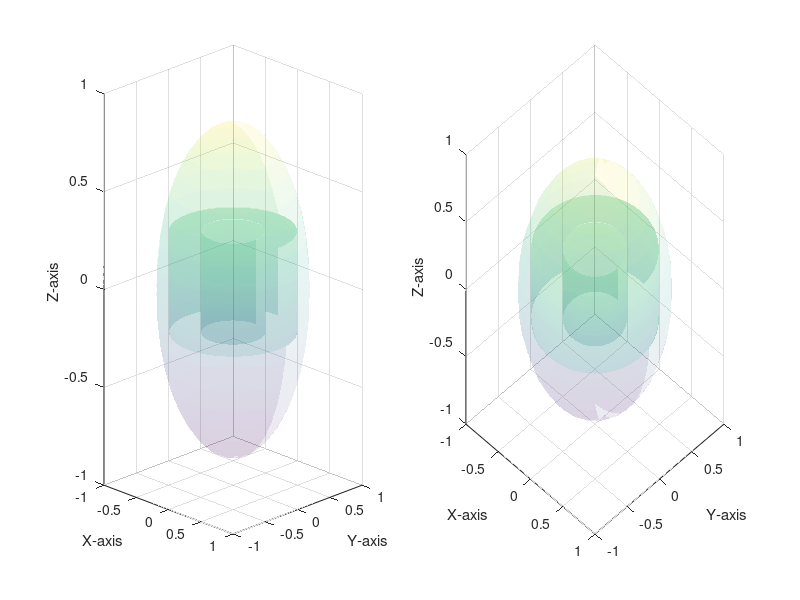

The MATLAB source for this figure:
%% TTK4900 Teknisk kybernetikk - Master thesis
%Mads Johan Laastad
%Spring 2017
clc;
close all;
clear all;
%% Workspace parameters
min_r = 0.35;
max_r = 0.7;
min_height = -0.22;
max_height = 0.3;
cylinder_height = 0.52;

%% Plot perimeter testing 
figure('Name','Virtual workspace');
% ================= Plot front view of virtual workspace =================
ax1 = subplot(1,2,1);
hold on;

%Virtual workspace perimeter
[A,B,C] = cylinder(min_r, 250);
[D,E,F] = cylinder(max_r, 250);
shading interp
min_cylinder = surf(A,B,C*cylinder_height+min_height, 'EdgeColor', 'b', 'FaceAlpha', .2);
max_cylinder = surf(D,E,F*cylinder_height+min_height, 'FaceAlpha',.2);
shading flat
max_circle = fill3(D(:),E(:), ones(size(F(:)))*max_height, 'y', 'FaceAlpha', .2, 'EdgeColor', 'non');
min_circle = fill3(D(:),E(:), ones(size(F(:)))*min_height, 'b', 'FaceAlpha', .2, 'EdgeColor', 'non');

% Actual workspace perimeter (r_sphere = 0.85[m])
[x,y,z] = sphere;
shading interp
surf(x*0.85,y*0.85,z*0.85, 'EdgeColor', 'none', 'FaceAlpha',.1)

view(45, 10) %45 135 225 315
xlabel('\fontsize{15} X-axis')
ylabel('\fontsize{15} Y-axis')
zlabel('\fontsize{15} Z-axis')
%title('\fontsize{15} Trajectory in cartesian space');
%ax1 = legend([ min_cylinder, max_cylinder], {'\fontsize{15} Trajectory', '\fontsize{15} Start','\fontsize{15} End', '\fontsize{15} Workspace boundary'}, 'Location','west');
%title(cartesian_space, '\fontsize{15} Legend')
grid on;
hold off;

% ================= Plot tilted view of virtual workspace =================
ax2 = subplot(1,2,2);
hold on;

%Virtual workspace perimeter
[A2,B2,C2] = cylinder(min_r, 250);
[D2,E2,F2] = cylinder(max_r, 250);
shading flat
min_cylinder2 = surf(A2,B2,C2*cylinder_height+min_height, 'EdgeColor', 'b', 'FaceAlpha', .2);
max_cylinder2 = surf(D2,E2,F2*cylinder_height+min_height, 'FaceAlpha',.2);
shading interp
max_circle2 = fill3(D2(:),E2(:), ones(size(F2(:)))*max_height, 'y', 'FaceAlpha', .2, 'EdgeColor', 'non');
min_circle2 = fill3(D2(:),E2(:), ones(size(F2(:)))*min_height, 'b', 'FaceAlpha', .2, 'EdgeColor', 'non');
% Actual workspace perimeter (r_sphere = 0.85[m])
[x2,y2,z2] = sphere;
shading interp
surf(x2*0.85,y2*0.85,z2*0.85, 'EdgeColor', 'none', 'FaceAlpha',.1)

view(45, 30) %45 135 225 315
xlabel('\fontsize{15} X-axis')
ylabel('\fontsize{15} Y-axis')
zlabel('\fontsize{15} Z-axis')
%title('\fontsize{15} Trajectory in cartesian space');
%ax2 = legend([trajectory, start, stop, max_cylinder2], {'\fontsize{15} Trajectory', '\fontsize{15} Start','\fontsize{15} End', '\fontsize{15} Workspace boundary'}, 'Location','west');
%title(cartesian_space, '\fontsize{15} Legend')
grid on;
hold off;